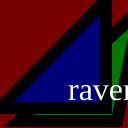
Frame 1 (no input)
Frame 60 (no input): identical to frame 1, image omitted
Frame 120 (the mouse pressed at the canvas centre since frame 60): identical to frame 1, image omitted

The p5.js sketch that drew this single still picture (run headless with seeded random() and noise() and a simulated clock; from frame 60 on, the mouse is pressed at the canvas centre):

// p5.js sketch
// ── sketch.js
function setup() 
{createCanvas(128,128);}

function draw() {
  background(120, 0, 0);
  strokeWeight(12);
  fill(0, 120, 0);
  triangle(19,121,117,121,140,10);
  fill(0, 0, 120);
  triangle(0,108,106,108,106,0);
  fill(255);
  textSize(32);
  textFont("serif");
  text("raven", 68, 100);
}
